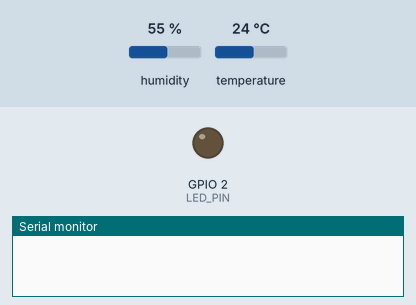
A sketch run on a simulated ESP32. Parts: output pins drawn as LEDs (lit = HIGH), the last lines printed to the serial monitor. Inputs (shaded band) come from the test bench; at power-on: humidity 55 %, temperature 24 °C. WiFi joins after 1.5 s; servers stay silent unless stated; the local clock reads 2024-03-15 10:24:30 at power-on unless the sketch sets it; no MQTT or app messages arrive unless stated. At 4.4 s the program puts the board to deep sleep or switches it off; the recording ends there.

Above: at 0.0 s.
At 0.6 s:
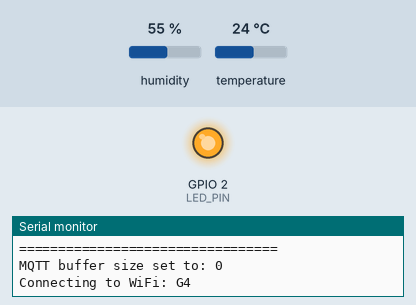
Timing chart, 0 to 4.4 s (numbered marks = the images above):
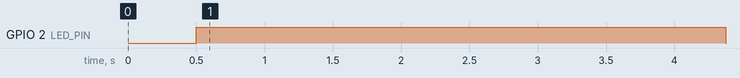

Measured:
- by itself, GPIO 2 (LED_PIN): LOW → HIGH at 0.50 s, → LOW 3.9 s later

The sketch:

sensor_node.ino
```cpp
#include <WiFi.h>
#include <PubSubClient.h>
#include <ArduinoJson.h>
#include "DHT.h"
#include <WiFiClientSecure.h>
#include <time.h>

// ----------- PIN CONFIGURATION ------------
#define DHTPIN 14   // DHT22 data pin (G14)
#define DHTTYPE DHT22  // sensor type
#define SOIL_PIN 34  // Analog input pin for soil sensor
#define LED_PIN 2     // LED for status feedback

// ----------- WIFI CONFIGURATION ------------
const char* ssid = "G4";
const char* password = "dofu0595";

// ----------- AWS IOT CONFIGURATION ------------
const char* aws_endpoint = "am1sf2x7adcz9-ats.iot.us-east-1.amazonaws.com";
const int aws_port = 8883;
const char* device_id = "group-esp32-001";

// ----------- MQTT TOPICS ------------
const char* sensor_data_topic = "agrisense/sensors/group-esp32-001/data";
const char* device_status_topic = "agrisense/devices/group-esp32-001/status";
const char* test_topic = "test/simple";  // Simple test topic

// ----------- TIME CONFIGURATION ------------
const char* ntpServer = "pool.ntp.org";
const long gmtOffset_sec = 0;
const int daylightOffset_sec = 3600;

// ----------- SOIL SENSOR CALIBRATION ------------
const int SOIL_DRY = 2500;    // Value when sensor is dry (in air)
const int SOIL_WET = 2000;    // Value when sensor is wet (in water)
const int SOIL_ERROR = 2559;  // Threshold to detect disconnected sensor

// ----------- MQTT CONFIGURATION ------------
const int MQTT_KEEPALIVE_SECONDS = 60;  // 60 seconds
const int MQTT_SOCKET_TIMEOUT_SECONDS = 30;  // 30 seconds
const int MQTT_RETRY_DELAY = 1000;  // 1 second between retries
const int MQTT_MAX_RETRIES = 3;  // Maximum retry attempts

// ----------- AWS IOT CERTIFICATES ------------
const char* aws_root_ca = R"EOF(
-----BEGIN CERTIFICATE-----
MIIDQTCCAimgAwIBAgITBmyfz5m/jAo54vB4ikPmljZbyjANBgkqhkiG9w0BAQsF
ADA5MQswCQYDVQQGEwJVUzEPMA0GA1UEChMGQW1hem9uMRkwFwYDVQQDExBBbWF6
b24gUm9vdCBDQSAxMB4XDTE1MDUyNjAwMDAwMFoXDTM4MDExNzAwMDAwMFowOTEL
MAkGA1UEBhMCVVMxDzANBgNVBAoTBkFtYXpvbjEZMBcGA1UEAxMQQW1hem9uIFJv
b3QgQ0EgMTCCASIwDQYJKoZIhvcNAQEBBQADggEPADCCAQoCggEBALJ4gHHKeNXj
ca9HgFB0fW7Y14h29Jlo91ghYPl0hAEvrAIthtOgQ3pOsqTQNroBvo3bSMgHFzZM
9O6II8c+6zf1tRn4SWiw3te5djgdYZ6k/oI2peVKVuRF4fn9tBb6dNqcmzU5L/qw
IFAGbHrQgLKm+a/sRxmPUDgH3KKHOVj4utWp+UhnMJbulHheb4mjUcAwhmahRWa6
VOujw5H5SNz/0egwLX0tdHA114gk957EWW67c4cX8jJGKLhD+rcdqsq08p8kDi1L
93FcXmn/6pUCyziKrlA4b9v7LWIbxcceVOF34GfID5yHI9Y/QCB/IIDEgEw+OyQm
jgSubJrIqg0CAwEAAaNCMEAwDwYDVR0TAQH/BAUwAwEB/zAOBgNVHQ8BAf8EBAMC
AYYwHQYDVR0OBBYEFIQYzIU07LwMlJQuCFmcx7IQTgoIMA0GCSqGSIb3DQEBCwUA
A4IBAQCY8jdaQZChGsV2USggNiMOruYou6r4lK5IpDB/G/wkjUu0yKGX9rbxenDI
U5PMCCjjmCXPI6T53iHTfIUJrU6adTrCC2qJeHZERxhlbI1Bjjt/msv0tadQ1wUs
N+gDS63pYaACbvXy8MWy7Vu33PqUXHeeE6V/Uq2V8viTO96LXFvKWlJbYK8U90vv
o/ufQJVtMVT8QtPHRh8jrdkPSHCa2XV4cdFyQzR1bldZwgJcJmApzyMZFo6IQ6XU
5MsI+yMRQ+hDKXJioaldXgjUkK642M4UwtBV8ob2xJNDd2ZhwLnoQdeXeGADbkpy
rqXRfboQnoZsG4q5WTP468SQvvG5
-----END CERTIFICATE-----
)EOF";

const char* aws_device_cert = R"EOF(
-----BEGIN CERTIFICATE-----
MIIDWTCCAkGgAwIBAgIURY5ZeXbtxXGySyAwcnDjLdgsbwkwDQYJKoZIhvcNAQEL
BQAwTTFLMEkGA1UECwxCQW1hem9uIFdlYiBTZXJ2aWNlcyBPPUFtYXpvbi5jb20g
SW5jLiBMPVNlYXR0bGUgU1Q9V2FzaGluZ3RvbiBDPVVTMB4XDTI1MDcxNDEyNDgw
MloXDTQ5MTIzMTIzNTk1OVowHjEcMBoGA1UEAwwTQVdTIElvVCBDZXJ0aWZpY2F0
ZTCCASIwDQYJKoZIhvcNAQEBBQADggEPADCCAQoCggEBALXpRA9sRWYXKVFcwd+Z
bc9VRB5PwNwaLx/2vSAg1bw+oJutmNZbUbjNSNkbPXfLCgrfrhR1CvdtnePa+/Lp
jr7kuzuvkbFshRl4Cr78y3G7XIE9/B0NhtBcEHczKs3kXww+bc35quZOAGVVj3lv
4xWh+RisYap9E3t/FNXVo7ifq0h597+gCULLZjrhP21bW/BsK7NXglx4Iyde+kpt
lNuSutdguM/nJZISxxb/bKaNc0HkuJNdZUK2D5245FrngfX3nUBseRRMk7s3ihdL
vGWVvqQhg2RYx3pkzgx5SfQyZ+76LL2+76hVqAgSy6XOjdDS/tyaaic/W+nyX1pY
+HECAwEAAaNgMF4wHwYDVR0jBBgwFoAUhNWveNfoTKGfIYIqumEtzowD9L8wHQYD
VR0OBBYEFEqzDLlEMvXZQLUGB8o+3gES6DLdMAwGA1UdEwEB/wQCMAAwDgYDVR0P
AQH/BAQDAgeAMA0GCSqGSIb3DQEBCwUAA4IBAQC5ZgGNUJcVzs4IRv0ShmPLQ1n7
EUDDZOUcjVzn84O0IMl0zWKc2kOxclddag3WDCL+KRHYtOWbklmmATOCRjYIcWET
XpRHPXzeuGCaCtzb/69zDFqQm5SL3UDrTBwIQso3VCOemRh8+/7k3aQoOz3fxjXa
7tHELjVCvyZH5iIkHbgg0vvC8PgxkkZx6/43tSeMNylvCWyLjA69+Wb1qax9Jw5c
7MaFcKtk2h3gmm6Jg6iRWmFwEydkHL7fyzfi4ELieMvz7bulHLbDeCd+9tHLmMMl
qxTLnrf6KbLyF3IGV36qEwMYDVrw41dk5KDew9o1WqIZrjipRWZW3bh8osCE
-----END CERTIFICATE-----
)EOF";

const char* aws_private_key = R"EOF(
-----BEGIN RSA PRIVATE KEY-----
MIIEowIBAAKCAQEAtelED2xFZhcpUVzB35ltz1VEHk/A3BovH/a9ICDVvD6gm62Y
1ltRuM1I2Rs9d8sKCt+uFHUK922d49r78umOvuS7O6+RsWyFGXgKvvzLcbtcgT38
HQ2G0FwQdzMqzeRfDD5tzfmq5k4AZVWPeW/jFaH5GKxhqn0Te38U1dWjuJ+rSHn3
v6AJQstmOuE/bVtb8Gwrs1eCXHgjJ176Sm2U25K612C4z+clkhLHFv9spo1zQeS4
k11lQrYPnbjkWueB9fedQGx5FEyTuzeKF0u8ZZW+pCGDZFjHemTODHlJ9DJn7vos
vb7vqFWoCBLLpc6N0NL+3JpqJz9b6fJfWlj4cQIDAQABAoIBAQCO7HZn87ZW7s2s
ukcsydxn8OMzOZAanov1/iM78fBcFYyUpAEYMel0W/3nbiqOSz1Zq8KXGhqCqmJK
GsynXu+jdgzRaTD8CHpOt20h/3ZMpluYw72oie8pF5xsOwxfdhVjhk05bvbiOdi/
xUiTrd/qKDeRNicKD3lWJ1OUamVW8PEtNcBaNXwnqggpjgmB5wWMtdxu+DhNC01z
v/RlSZXqrChgdwU5Xt4LpFzFyObSjUmofOrFEMltJbNHkzx17fmaD3r54Xd9j2+p
aqoQ7SRoVHAnn1M69i3hx/uIJOu6jkVZYL1rGf/dLEvGX3y6Iy5V8/Ln1AF1Lm2l
CrfKbYRRAoGBANzsipvzSr3fTp/t+7fnuAgy+I+XbqRpg6oAvNh66qGb74xz0CrI
n+6HC0efMop5w3DfMyBhlMULpWZl/sWtUTBqSJPIR9p73HR8WcgzeC7Vj7lEs8BZ
avHodG5utpy9clXoBuqXeKHm6lXyUxMMzP1CE276EhGsA2qBqGMycquNAoGBANLL
DIAJk286qyCFCVm4/lPgKERtnzgexyNwFDAnIjQ7ooKAs7s+lp8iSPqK8CzEy2uV
b/xx3JmQMBrriZhvaxi2pi1agl6scxlZjY0DNPzO1lgzoqCNYrIi/Dl+B06jljGj
pOopD8sxFrd9ggQrh18uvNA5rsaZfiSCdBds1hV1AoGADeKUB58v6GUblPOpKXLX
3zQM6UF0Q8MZ8lpfhB+dlZCuap5wy++WFbDJJbQ8wfVLMlHk7bkUV5oWyCvK6nOt
MaTMcPVahsHYJj4Win2ppQ/pG5TU01cLYK7ienpc4dcKU5nkrWPdwhc4TTSQwhbA
334CqKvw7Mlp4YzKn4lxKZUCgYBTh6bSbfkAkK0TW+SSq14M+ry6MP5xDLE498bo
Nfm13RPOxxVx06F4OevVbI00EF/TqAoSbURPjfWiFUgXIb+8sVQ0kLMstQV/PB99
i5HJxGTn2r5NBPnhQT/VwH1Ayk5QKVrGd7MMf81StOd6o40nSKwFj3YUuOplqVQ7
nCNRqQKBgHttulD2P7ARBO6APsEh7xGaOqhKqYU0rh4VCRTgdocgy0GgkdL7fbyB
tH6w0cYpUkHx15ZYF9It3PYukmBiHiMdznqC2WpLKkjMykMRtOlBIHQgUUkioHR3
a0nOOGrjvaY3go84vUTZFwG/YiV37rdBzTWpWeQh/LzvJYCh9vSa
-----END RSA PRIVATE KEY-----
)EOF";

// ----------- SENSOR OBJECTS ---------------
DHT dht(DHTPIN, DHTTYPE);
WiFiClientSecure wifiClient;
PubSubClient mqttClient(wifiClient);

struct DeviceState {
  bool isOnline = false;
  float temperature = 0;
  float humidity = 0;
  int soilMoisture = 0;
  int soilMoistureRaw = 0;
  bool soilSensorConnected = false;
  unsigned long lastReading = 0;
  time_t currentTime = 0;
} deviceState;

void setup() {
  Serial.begin(115200);
  delay(500);

  pinMode(LED_PIN, OUTPUT);
  digitalWrite(LED_PIN, HIGH);

  Serial.println("AgriSense ESP32 - Robust Version");
  Serial.println("=================================");

  dht.begin();

  // INCREASE MQTT BUFFER SIZE
  mqttClient.setBufferSize(1024);
  Serial.print("MQTT buffer size set to: ");
  Serial.println(mqttClient.getBufferSize());

  // Test connectivity
  bool connected = ensureConnectivity();

  if (connected) {
    Serial.println("\n=== READING SENSORS ===");
    readSensors();

    Serial.println("\n=== SENDING DATA ===");
    sendSensorDataWithRetry();
    sendDeviceStatusWithRetry();

    Serial.println("=== COMPLETE ===");
  } else {
    Serial.println("⚠ Connection failed - skipping data transmission");
  }

  digitalWrite(LED_PIN, LOW);

  Serial.println("💤 Going to deep sleep for 5 minutes...");
  esp_sleep_enable_timer_wakeup(300000000ULL); // 5 minutes
  esp_deep_sleep_start();
}

void loop() {}

bool ensureConnectivity() {
  connectToWiFi();
  if (WiFi.status() != WL_CONNECTED) {
    Serial.println("⚠ Wi-Fi not connected.");
    return false;
  }

  // Configure time
  configTime(gmtOffset_sec, daylightOffset_sec, ntpServer);
  Serial.println("⏰ Waiting for time sync...");
  delay(2000); // Give time for NTP sync

  connectToAWSIoT();
  if (!mqttClient.connected()) {
    Serial.println("⚠ MQTT connection failed.");
    return false;
  }

  Serial.println("✅ Connected!");
  return true;
}

void connectToWiFi() {
  Serial.print("Connecting to WiFi: ");
  Serial.println(ssid);
  WiFi.begin(ssid, password);

  int attempts = 0;
  while (WiFi.status() != WL_CONNECTED && attempts < 10) {
    delay(300);
    Serial.print(".");
    attempts++;
  }

  if (WiFi.status() == WL_CONNECTED) {
    Serial.println("\nWiFi connected!");
    Serial.print("IP address: ");
    Serial.println(WiFi.localIP());
  } else {
    Serial.println("\nWiFi failed!");
  }
}

void connectToAWSIoT() {
  wifiClient.setCACert(aws_root_ca);
  wifiClient.setCertificate(aws_device_cert);
  wifiClient.setPrivateKey(aws_private_key);

  mqttClient.setServer(aws_endpoint, aws_port);

  // Set MQTT connection parameters
  mqttClient.setKeepAlive(MQTT_KEEPALIVE_SECONDS);
  mqttClient.setSocketTimeout(MQTT_SOCKET_TIMEOUT_SECONDS);

  Serial.print("Connecting to AWS IoT Core: ");
  Serial.println(aws_endpoint);

  if (mqttClient.connect(device_id)) {
    Serial.println("Connected to AWS IoT Core!");
    deviceState.isOnline = true;
  } else {
    Serial.print("❌ AWS IoT failed! Error: ");
    Serial.println(mqttClient.state());
    deviceState.isOnline = false;
  }
}

void readSensors() {
  Serial.println("Reading sensors...");

  // Read DHT sensor
  deviceState.temperature = dht.readTemperature();
  deviceState.humidity = dht.readHumidity();

  // Read soil sensor
  deviceState.soilMoistureRaw = analogRead(SOIL_PIN);

  // Check if soil sensor is connected
  if (deviceState.soilMoistureRaw > SOIL_ERROR) {
    deviceState.soilSensorConnected = false;
    deviceState.soilMoisture = -1; // Indicate disconnected
    Serial.print("Soil moisture (raw): ");
    Serial.println(deviceState.soilMoistureRaw);
    Serial.println("⚠ Soil sensor likely disconnected or not in soil.");
  } else {
    deviceState.soilSensorConnected = true;
    // Convert raw value to percentage (0-100%)
    deviceState.soilMoisture = map(deviceState.soilMoistureRaw, SOIL_DRY, SOIL_WET, 0, 100);
    deviceState.soilMoisture = constrain(deviceState.soilMoisture, 0, 100);

    Serial.print("Soil moisture (raw): ");
    Serial.println(deviceState.soilMoistureRaw);
    Serial.print("Soil moisture (%): ");
    Serial.println(deviceState.soilMoisture);
  }

  deviceState.lastReading = millis();
}

String getCurrentTimestamp() {
  struct tm timeinfo;
  if (!getLocalTime(&timeinfo)) {
    Serial.println("Failed to obtain time");
    return "";
  }

  char timeString[512];
  strftime(timeString, sizeof(timeString), "%Y-%m-%dT%H:%M:%SZ", &timeinfo);
  return String(timeString);
}

bool publishWithRetry(const char* topic, const char* message, const char* operationName) {
  Serial.print("Message length: ");
  Serial.println(strlen(message));

  for (int attempt = 1; attempt <= MQTT_MAX_RETRIES; attempt++) {
    Serial.print("Attempt ");
    Serial.print(attempt);
    Serial.print("/");
    Serial.print(MQTT_MAX_RETRIES);
    Serial.print(": Publishing ");
    Serial.println(operationName);

    // Ensure we're still connected
    if (!mqttClient.connected()) {
      Serial.println("⚠ MQTT disconnected, reconnecting...");
      connectToAWSIoT();
      if (!mqttClient.connected()) {
        Serial.println("❌ Reconnection failed!");
        return false;
      }
    }

    // Process any pending MQTT messages
    mqttClient.loop();
    delay(100); // Small delay before publish

    // Attempt to publish
    if (mqttClient.publish(topic, message)) {
      Serial.println("✅ Successfully published!");
      return true;
    } else {
      Serial.print("❌ Publish failed. MQTT State: ");
      Serial.print(mqttClient.state());
      Serial.print(", Connected: ");
      Serial.println(mqttClient.connected());

      if (attempt < MQTT_MAX_RETRIES) {
        Serial.print("Retrying in ");
        Serial.print(MQTT_RETRY_DELAY);
        Serial.println("ms...");
        delay(MQTT_RETRY_DELAY);
      }
    }
  }

  Serial.println("❌ All retry attempts failed!");
  return false;
}

void sendSensorDataWithRetry() {
  Serial.println("Sending sensor data:");

  StaticJsonDocument<512> doc;
  doc["deviceId"] = device_id;
  doc["timestamp"] = getCurrentTimestamp();
  doc["temperature"] = deviceState.temperature;
  doc["humidity"] = deviceState.humidity;
  doc["soilMoisture"] = deviceState.soilMoisture;

  // Add Lambda compatibility fields
  doc["ownerId"] = "34983428-1031-7034-f4f4-d81f9d0b76a8";
  doc["farmId"] = "a8052ec1-26ca-4aec-9eaf-460f4a8b2428";
  doc["deviceType"] = "esp32_multi_sensor";
  doc["deviceName"] = "ESP32 Sensor Node (group-esp32-001)";
  doc["firmwareVersion"] = "1.0.0";
  doc["isActuator"] = false;
  doc["actuatorState"] = "OFF";
  doc["serialNumber"] = device_id;
  doc["status"] = "Online";
  doc["batteryLevel"] = nullptr;
  doc["version"] = 1;
  doc["_deleted"] = nullptr;
  doc["_lastChangedAt"] = millis();
  doc["_typename"] = "SensorData";

  String jsonString;
  serializeJson(doc, jsonString);
  Serial.println(jsonString);

  publishWithRetry(sensor_data_topic, jsonString.c_str(), "sensor data");
}

void sendDeviceStatusWithRetry() {
  Serial.println("Sending device status:");

  StaticJsonDocument<512> doc;
  doc["deviceId"] = device_id;
  doc["timestamp"] = getCurrentTimestamp();
  doc["isOnline"] = deviceState.isOnline;
  doc["temperature"] = deviceState.temperature;
  doc["humidity"] = deviceState.humidity;
  doc["soilMoisture"] = deviceState.soilMoisture;
  doc["soilMoistureRaw"] = deviceState.soilMoistureRaw;
  doc["soilSensorConnected"] = deviceState.soilSensorConnected;
  doc["freeMemory"] = ESP.getFreeHeap();
  doc["rssi"] = WiFi.RSSI();

  // Add Lambda compatibility fields
  doc["ownerId"] = "34983428-1031-7034-f4f4-d81f9d0b76a8";
  doc["farmId"] = "a8052ec1-26ca-4aec-9eaf-460f4a8b2428";
  doc["deviceType"] = "esp32_multi_sensor";
  doc["deviceName"] = "ESP32 Sensor Node (group-esp32-001)";
  doc["firmwareVersion"] = "1.0.0";
  doc["isActuator"] = false;
  doc["actuatorState"] = "OFF";
  doc["serialNumber"] = device_id;
  doc["status"] = "Online";
  doc["batteryLevel"] = nullptr;
  doc["version"] = 1;
  doc["_deleted"] = nullptr;
  doc["_lastChangedAt"] = millis();
  doc["_typename"] = "Device";

  String jsonString;
  serializeJson(doc, jsonString);
  Serial.println(jsonString);

  publishWithRetry(device_status_topic, jsonString.c_str(), "device status");
}
```
